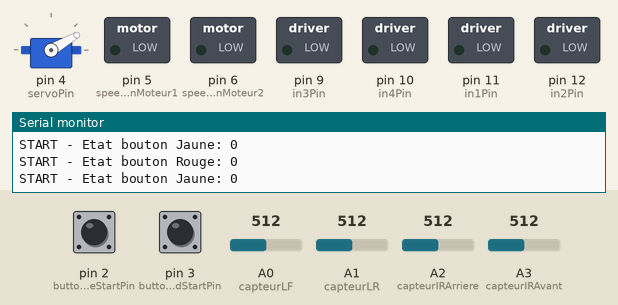
Simulated run of this sketch. Board: Arduino Uno, built with avr-gcc and run on an emulated ATmega328P. Parts: servo, switched loads named in the sketch (green lamp = pin HIGH), the last lines printed to the serial monitor. Dashed ring = blinking. The inputs (shaded band) are chosen by the test bench; at power-on: pin 2 (buttonJauneStartPin) LOW, A2 (capteurIRArriere) = 512, A3 (capteurIRAvant) = 512, A0 (capteurLF) = 512, pin 3 (buttonRedStartPin) LOW, A1 (capteurLR) = 512.

Above: at 1.2 s.
1.3 s: pin 2 (buttonJauneStartPin) pulled HIGH for 0.15 s
4.4 s: A2 (capteurIRArriere) set to 716
At 6.9 s:
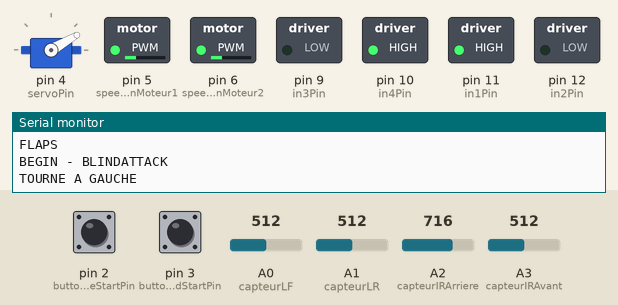
7.4 s: A3 (capteurIRAvant) set to 716
At 9.1 s:
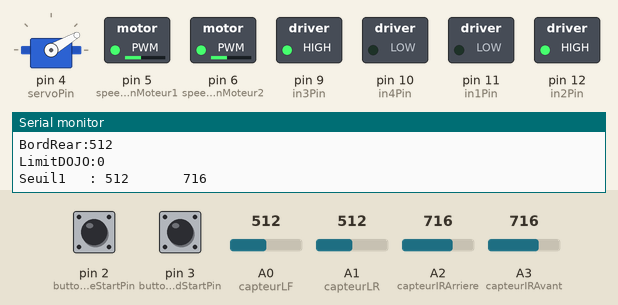
10.4 s: A0 (capteurLF) set to 192
13.4 s: A0 (capteurLF) set to 162
At 13.8 s:
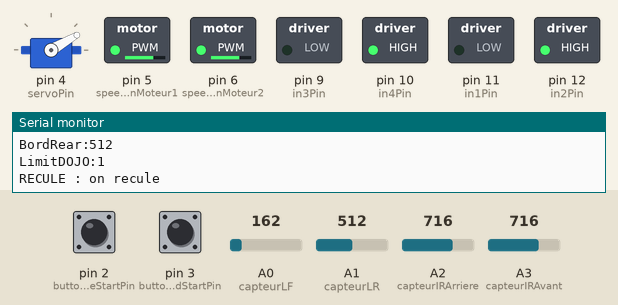
16.4 s: A0 (capteurLF) set to 190
At 17.1 s:
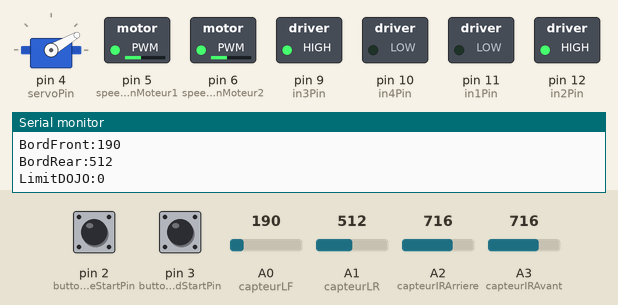
Timing chart, 0 to 19.1 s (numbered marks = the images above; inputs shaded):
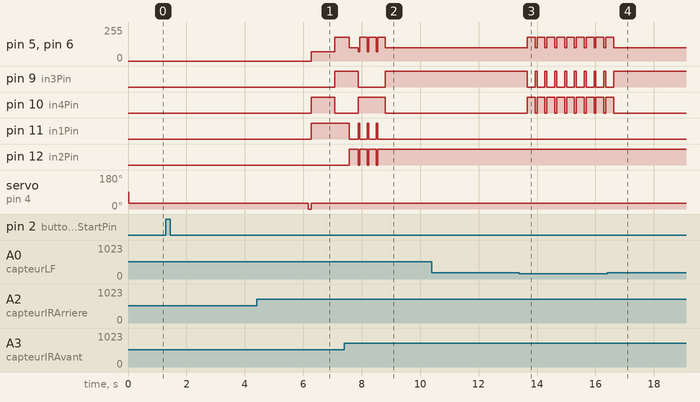

The sketch:

borobot2.ino
```cpp
// Variable Machine d'etat
#define DEBUG
#define DEBUG_DETECTER
#define DEBUG_CALIBRATION_IR
#define DEBUG_WAIT
#define DEBUG_DOJO
//#define DEBUG_VOLET
//#define DEBUG_LECTURE_CAPTEUR
//#define DEBUG_DETECTER_SEUIL
//#define SLOW
//#define DEBUG_CALIBRATION_MAX

#define START 1
#define WAIT 2
#define FLAPS 3
#define BLINDATTACK 4
#define DETECTION 5
#define AVANCE 6
#define RECULE 7
#define TOURNE 8

int s_state, s_state_next, s_state_previous;

// Variable Gestion moteur
#define in1Pin 11  /* Moteur 1*/
#define in2Pin 12  /* Moteur 1*/
#define in3Pin 9  /* Moteur 2/Gauche*/
#define in4Pin 10 /* Moteur 2/Gauche*/

int moteur1[3] = {in1Pin, in2Pin},
    moteur2[3] = {in3Pin, in4Pin};
int speedPinMoteur1 = 5;
int speedPinMoteur2 = 6;

int buttonPressed;

// Variable to calibrate IR capteur
#define capteurLF A0
#define capteurLR A1
int dojo;

#define capteurIRAvant A3
#define capteurIRArriere A2
int detection = 0; //1 capteur avant ; 2 capteur arriere ; 0 init calue
int status_detection; //flag de detection
// pointeur sur un entier pour acceder aux valeurs du tableau des valeurs de calibration
int *cal;

// int epoch20ms=0;

// LED
const int led1Pin = 7; //LED rouge
const int led2Pin = 8; //LED verte


// Bouton
const int buttonRedStartPin = 3;
const int buttonJauneStartPin = 2;

// Attente
int attente =3000;

// Servo
// ne pas utiliser pin 9 et 10 pwm a cause du timer
// Import biblio gestion servo-moteur
#include <Servo.h>
//creation de l'objet servo
Servo servo;
const int servoPin=4; // VALEUR A VERIFIER


#define VOLETS_LOCKED 30
#define VOLETS_OPENED 0


void setup() {
	#ifdef DEBUG
		Serial.begin(9600 );
	#endif

	//Inititalise les LED a OFF
	#ifdef DEBUG
  		Serial.println("SETUP : On eteint les leds");
	#endif
	digitalWrite(led1Pin, 0);
	digitalWrite(led2Pin, 0);

	// Met la LED rouge a ON
	#ifdef DEBUG
		Serial.println("SETUP : On allume la led ROUGE");
	#endif
	digitalWrite(led1Pin, 1);

	// Servo
	// Lien Pin / Servo
	servo.attach(servoPin);
	#ifdef DEBUG
  		Serial.println("SETUP : On bloque les volets");
	#endif
	servo.write(VOLETS_LOCKED);

	// On initialise les moteurs
	pinMode(speedPinMoteur1, OUTPUT);
	pinMode(speedPinMoteur2, OUTPUT);
	pinMode(capteurIRAvant, INPUT);
	pinMode(capteurIRArriere, INPUT);
	pinMode(moteur1[0], OUTPUT);
	pinMode(moteur1[1], OUTPUT);
	pinMode(moteur2[0], OUTPUT);
	pinMode(moteur2[1], OUTPUT);

	// On initialise la machine d'etat
	s_state=START;
}

int identifyButtonPress() {
	// 0 -> bouton droite
	// 1 -> bouton gauche // oeil -> led oeil
	// Tant que vrai, lecture bouton 1 lecture bouton 2
	int buttonRouge=0;
	int buttonJaune=0;

	while ((buttonRouge == 0) && (buttonJaune == 0)) {
		buttonRouge = digitalRead(buttonRedStartPin);
		buttonJaune = digitalRead(buttonJauneStartPin);
    		//filtrée ici le rebond...
    		#ifdef DEBUG
      			Serial.print("START - Etat bouton Rouge: ");
      			Serial.println(buttonRouge);
      			Serial.print("START - Etat bouton Jaune: ");
      			Serial.println(buttonJaune);
    		#endif
	}
	if (buttonRouge == 1){
		#ifdef DEBUG
			Serial.println("START - Le bouton Rouge  start a ete appuye - La Led verte s'allume - La rouge s'eteint");
		#endif
	  	digitalWrite(led1Pin, 0);
	  	digitalWrite(led2Pin, 1);
		buttonPressed=0;
		s_state_next=WAIT;
	}
	else if (buttonJaune == 1) {
		#ifdef DEBUG
			Serial.println("START - Le bouton Jaune  start a ete appuye - La Led rouge s'allume - La verte s'eteint");
		#endif
	  	digitalWrite(led1Pin, 0);
	  	digitalWrite(led2Pin, 1);
		delay(10);
	  	digitalWrite(led1Pin, 1);
	  	digitalWrite(led2Pin, 0);
		buttonPressed=1;
		s_state_next=WAIT;
	}
	/*else {
		#ifdef DEBUG
			Serial.println("START - Waiting for Start button to be pressed - Corp led on");
		#endif
		digitalWrite(ledCorp1Pin, ledOn);
		digitalWrite(ledCorp2Pin, ledOn);
		s_state_next=DEPART; //notneeded ?
	}
	*/
	return buttonPressed;
}

int * lectureCapteur(){

	//tableau retournant les valeurs lues pour avant et arriere
	static int valeursLu[2];

	// Lecture capteur
	valeursLu[0] = analogRead(capteurIRAvant);
	valeursLu[1] = analogRead(capteurIRArriere);

	#ifdef DEBUG_LECTURE_CAPTEUR
		Serial.print("Valeur Capteur Avant");
		Serial.println("  Valeur Capteur Arriere");
		Serial.print("       ");
		Serial.print(valeursLu[0]);
		Serial.print("       ");
		Serial.println(valeursLu[1]);
	#endif

	return valeursLu;
}

int * valeurMoyCal(int nbLecture) {
  // ajouter un parametre a la fonction pour avoir 10 valeurs pendant l'init et 5 valeurs pendant le combat
	int *valeurLu;
	static int valeurMoy[2];

	for(int z=0;z<nbLecture;z++){
		valeurLu=lectureCapteur();
		valeurMoy[0] += *(valeurLu);
		valeurMoy[1] += *(valeurLu + 1);
		delay(50);
	}
	valeurMoy[0] = valeurMoy[0] / nbLecture;
	valeurMoy[1] = valeurMoy[1] / nbLecture;

	return valeurMoy;
}

int detecter() {
	// On lit les valeurs sur les capteurs Avant et arriere
	//int seuil = 60; //Valeur a 40cm : 60
	int seuil[2];
	int maxarray=sizeof(seuil)/sizeof(*seuil); //pour avoir le nb elment ds le tableau
	for (int i=0;i<maxarray ;i++) {
		seuil[i]=cal[i];
	}

	// TODO To adjust contest's day
	//Seuil avant
	//seuil[0]=110;
	if (cal[0] < 100) {
		seuil[0]=100;
	}
	//Seuil arriere
	//seuil[1]=130;
	if (cal[1] < 140) {
		seuil[1]=140;
	}

	/*// Pointeur sur un entier pour acceder au valeur du tableau de valeurs lues
	int *valeurLu;
	valeurLu=lectureCapteur();*/
	int *valeurMoy;
	valeurMoy=valeurMoyCal(5);

	detection = 0;

	#ifdef DEBUG_DETECTER
		Serial.print("Seuil1   : ");
		Serial.print(*(seuil));
		Serial.print("       ");
		Serial.println(*(seuil+1));
		Serial.print("valeurMoy: ");
		Serial.print(*(valeurMoy));
		Serial.print("       ");
		Serial.println(*(valeurMoy+1));
	#endif
	#ifdef DEBUG_DETECTER_SEUIL
		Serial.print("valeurMoy: ");
		Serial.print(*(valeurMoy));
		Serial.print("       ");
		Serial.println(*(valeurMoy+1));
	#endif
	// si la valeur(moyenne) capteur avant superieure au seuil avant et si la valeur(moyenne) capteur avant est supperieurie a la valeur du capteur arriere
	if (( *(valeurMoy) > *(seuil)) && (*(valeurMoy) > *(valeurMoy + 1))) {
		detection = 1;
	}
	// si la valeur(moyenne) capteur arriere superieure au seuil arriere et si la valeur(moyenne) capteur arriere est supperieure a la valeur du capteur avant
	else if (( *(valeurMoy + 1) > *(seuil+1)) && (*(valeurMoy + 1) > *(valeurMoy))) {
		detection = 2;
	}

	#ifdef DEBUG_DETECTER_SEUIL
		Serial.print("DETECTION - Valeur de detect:");
		Serial.println(detect);
	#endif
	status_detection=1;
	return detection;
}

int * calibrationIR(int nbLecture){
	// Pointeur sur un entier pour acceder au valeur du tableau de valeurs lues
	int *valeurLu;
	static int CalibrationIR[2];

	#ifdef DEBUG_CALIBRATION_IR
		Serial.print("WAIT1 - Valeur Capteur Avant");
		Serial.println("  Valeur Capteur Arriere");
	#endif
	// Lecture a blanc pour virer eventuelle valeur aberente
	// TODO Veirifier si ces analoguRead sont necessaire avec la double alim!
	//analogRead(capteurIRAvant);
	//analogRead(capteurIRArriere);
	for(int z=0;z<nbLecture;z++){
		valeurLu=lectureCapteur();
		CalibrationIR[0] += *(valeurLu);
		CalibrationIR[1] += *(valeurLu + 1);
		#ifdef DEBUG_CALIBRATION_IR
			Serial.print(*(valeurLu));
			Serial.print(" ");
			Serial.println(*(valeurLu + 1));
		#endif
		delay(100);
	}
	CalibrationIR[0] = CalibrationIR[0] / nbLecture;
	CalibrationIR[1] = CalibrationIR[1] / nbLecture;

	#ifdef DEBUG_CALIBRATION_IR
		Serial.print("WAIT2 - Calibration capteur Avant  : ");
		Serial.println(CalibrationIR[0]);
		Serial.print("Calibration capteur Arriere: ");
		Serial.println(CalibrationIR[1]);
	#endif

	return CalibrationIR;
}

/*
int * calibrationMaxIR(){
	// Pointeur sur un entier pour acceder au valeur du tableau de valeurs lues
	int *valeurLu;
	static int CalibrationIR[2];

	#ifdef DEBUG_CALIBRATION_MAX
		Serial.print("WAIT - Valeur Capteur Avant");
		Serial.println("  Valeur Capteur Arriere");
	#endif
	for(int z=0;z<10;z++){
		valeurLu=lectureCapteur();
		if (*(valeurLu) > CalibrationIR[0]){
			CalibrationIR[0] = *(valeurLu);
		}
		if (*(valeurLu + 1) > CalibrationIR[1]){
			CalibrationIR[1] = *(valeurLu + 1);
		}
		delay(100);
	}

	#ifdef DEBUG_CALIBRATION_MAX
		Serial.print("WAIT - Calibration capteur Avant  : ");
		Serial.println(CalibrationIR[0]);
		Serial.print("Calibration capteur Arriere: ");
		Serial.println(CalibrationIR[1]);
	#endif

	return CalibrationIR;
}
*/

void wait() {
	#ifdef DEBUG_WAIT
		Serial.println("WAIT - J'attends... et je calibre mes capteurs");
	#endif
	int x=0;
	while (x<=2) {
		delay(1000);
		x+=1;
	}
	// INUTILE LES VOLETS SONT DEVANT LES CAPTEURS!!!!!!!
	cal=calibrationIR(10);
	//cal=calibrationMaxIR();
	delay(600);
}

void Robot50HzInterrupt() {
	//Ne rien mettre d'autre
	//epoch20ms++;
}

void ouvertureVolet() {
	#ifdef DEBUG_VOLET
		Serial.println("FLAP - Ouverture Volets");
	#endif
	servo.write(VOLETS_OPENED);
	delay(100);
	servo.write(VOLETS_LOCKED);
}

void avance() {
	#ifdef DEBUG
		Serial.println("AVANCE : on avance");
	#endif
	digitalWrite(moteur1[0], HIGH);
	digitalWrite(moteur1[1], LOW);
	digitalWrite(moteur2[0], HIGH);
	digitalWrite(moteur2[1], LOW);
	analogWrite(speedPinMoteur1, 180);
	analogWrite(speedPinMoteur2, 180);
}

void recule() {
	#ifdef DEBUG
		Serial.println("RECULE : on recule");
	#endif
	digitalWrite(moteur1[0], LOW);
	digitalWrite(moteur1[1], HIGH);
	digitalWrite(moteur2[0], LOW);
	digitalWrite(moteur2[1], HIGH);
	analogWrite(speedPinMoteur1, 180);
	analogWrite(speedPinMoteur2, 180);
}

void tourneGauche(){
	#ifdef DEBUG
		Serial.println("TOURNE A GAUCHE ");
	#endif
	digitalWrite(moteur1[0], HIGH);
	digitalWrite(moteur1[1], LOW);
	digitalWrite(moteur2[0], LOW);
	digitalWrite(moteur2[1], HIGH);
	//for (int i; i<50; i++) { faire accelerer graduellement mettre un param a la fonction, appele lafonction tourneGauhe dans la bouble depuis la machine d'etat
		//analogWrite(speedPinMoteur1, 80+i);
		//analogWrite(speedPinMoteur2, 80+i);
		analogWrite(speedPinMoteur1, 70);
		analogWrite(speedPinMoteur2, 70);
	//}
}

void tourneDroite(){
	#ifdef DEBUG
		Serial.println("TOURNE A DROITE ");
	#endif
	digitalWrite(moteur1[0], LOW);
	digitalWrite(moteur1[1], HIGH);
	digitalWrite(moteur2[0], HIGH);
	digitalWrite(moteur2[1], LOW);
	analogWrite(speedPinMoteur1, 100);
	analogWrite(speedPinMoteur2, 100);
}

int detectionDojo() {
	int bord_circuit_analog_front=0;
	int bord_circuit_analog_rear=0;
	int dojo_limit=0;

	bord_circuit_analog_front = analogRead(capteurLF);// Black > 600 White < 180
	bord_circuit_analog_rear = analogRead(capteurLR); // Black > 600 White < 180

	int const white_limit=180;
	if (bord_circuit_analog_front < white_limit) {
		dojo_limit=1;
	}
	else if (bord_circuit_analog_rear < white_limit) {
		dojo_limit=2;
	}
	#ifdef DEBUG_DOJO
		Serial.print("BordFront:");
		Serial.println(bord_circuit_analog_front);
		Serial.print("BordRear:");
		Serial.println(bord_circuit_analog_rear);
		Serial.print("LimitDOJO:");
		Serial.println(dojo_limit);
	#endif
	return dojo_limit;
}

void loop() {
  switch (s_state){
	#ifdef DEBUG
		Serial.println("");
		Serial.print("State:");
		Serial.println(s_state);
		Serial.print("Next State:");
		Serial.println(s_state_next);
	#endif

    case START:
	#ifdef DEBUG
	 	Serial.println("DEPART");
	#endif

	identifyButtonPress();
	//s_state_next is set in the function
	break;

    case WAIT:
	#ifdef SLOW
		delay(attente);
	#endif
	#ifdef DEBUG
		Serial.println("WAIT");
	#endif
	wait();
	s_state_next=FLAPS;
	break;

    case FLAPS:
	#ifdef SLOW
		delay(attente);
	#endif
	#ifdef DEBUG
		Serial.println("FLAPS");
	#endif
	ouvertureVolet();
	s_state_next=BLINDATTACK;
	break;

    case BLINDATTACK:
	#ifdef SLOW
		delay(attente);
	#endif
	#ifdef DEBUG
		Serial.println("BEGIN - BLINDATTACK");
	#endif
	if (buttonPressed==0) {
		tourneDroite();
	}
	else {
		tourneGauche();
	}
	delay (800);
	avance();
	delay (250); // Avance pendant 30ms pour eviter de sortir
	#ifdef DEBUG
		Serial.println("END - BLINDATTACK");
	#endif
	// On eteint la LED verte
	digitalWrite(led1Pin, 0);
	s_state_next=DETECTION;
	break;

    case DETECTION:
	#ifdef SLOW
		delay(attente);
	#endif
	#ifdef SLOW
		Serial.println("DETECTION");
	#endif

	int detect;
	detect=detecter(); // lecture catpteur + tourne sur place droite ou gauche en fonction du catpeur qui detect
	if (detect == 1 ) {
		// On detect devant , on eteint la led rouge on alume la verte
		digitalWrite(led1Pin, 0);
		digitalWrite(led2Pin, 1);
		//DEBUG DETECTION
		tourneGauche(); // Pour contracarer la trop grande vitesse de rotation
		delay(50);
		// END DEBUG DETECTION
		s_state_next=AVANCE;
	}
	else if (detect == 2) {
		// On detect derriere , on eteint la led verte on alume la rouge
		digitalWrite(led1Pin, 1);
		digitalWrite(led2Pin, 0);
		//DEBUG
		tourneGauche(); // Pour contracarer la trop grande vitesse de rotation
		delay(50);
		// END DEBUG DETECTION
		s_state_next=RECULE;
		//s_state_next=TOURNE;
	}
	else {
		// On detect rien , on eteint toutes les led
		digitalWrite(led1Pin, 0);
		digitalWrite(led2Pin, 0);
		s_state_next=TOURNE;
	}
	break;

     case AVANCE:
	#ifdef SLOW
		delay(attente);
	#endif
	//#ifdef DEBUG
	//  Serial.println("AVANCE");
	//#endif
	avance(); // TODO ajout un delai
	dojo=detectionDojo();
	if (dojo==1){ //dojo==1 -> capteur avant a vu du blanc donc on recule
		recule();
		delay(5);
	}
	else if (dojo==2) { //dojo==2 -> capteur arriere a vu du blanc donc on avance
		avance();
		delay(5);
	}
	s_state_next=DETECTION;
	break;

     case RECULE:
	#ifdef SLOW
		delay(attente);
	#endif
	//#ifdef DEBUG
	//  Serial.println("RECULE");
	//#endif
	recule(); // lecture capteur + moteur
	s_state_next=DETECTION;
	break;

     case TOURNE:
	#ifdef SLOW
		delay(attente);
	#endif
	#ifdef SLOW
		Serial.println("TOURNE");
	#endif
	tourneDroite();
	dojo=detectionDojo();
	if (dojo==1){ //dojo==1 -> capteur avant a vu du blanc donc on recule
		recule();
		delay(15);
	}
	else if (dojo==2) { //dojo==2 -> capteur arriere a vu du blanc donc on avance
		avance();
		delay(15);
	}
	s_state_next=DETECTION;
	break;
  }
  s_state = s_state_next;
}
```

Measured:
- the behaviour switches between 180 and 179 on A0 (capteurLF) (found by bisection; images 2 and 3)
- after the input at 7.4 s, pin 11 (in1Pin): goes on until 8.5 s, then stays LOW; pin 12 (in2Pin): goes on until 8.5 s, then stays HIGH
- after the input at 13.4 s, pin 5 (speedPinMoteur1), pin 6 (speedPinMoteur2): alternates 180/255 for 0.27 s and 100/255 for 0.06 s, starting after 0.27 s; pin 9 (in3Pin): alternates HIGH for 0.06 s and LOW for 0.27 s, starting after 0.27 s; pin 10 (in4Pin): alternates HIGH for 0.27 s and LOW for 0.06 s, starting after 0.27 s
- after the input at 16.4 s, pin 5 (speedPinMoteur1), pin 6 (speedPinMoteur2): goes on until 16.6 s, then stays 100/255; pin 9 (in3Pin): goes on until 16.6 s, then stays HIGH; pin 10 (in4Pin): goes on until 16.6 s, then stays LOW
